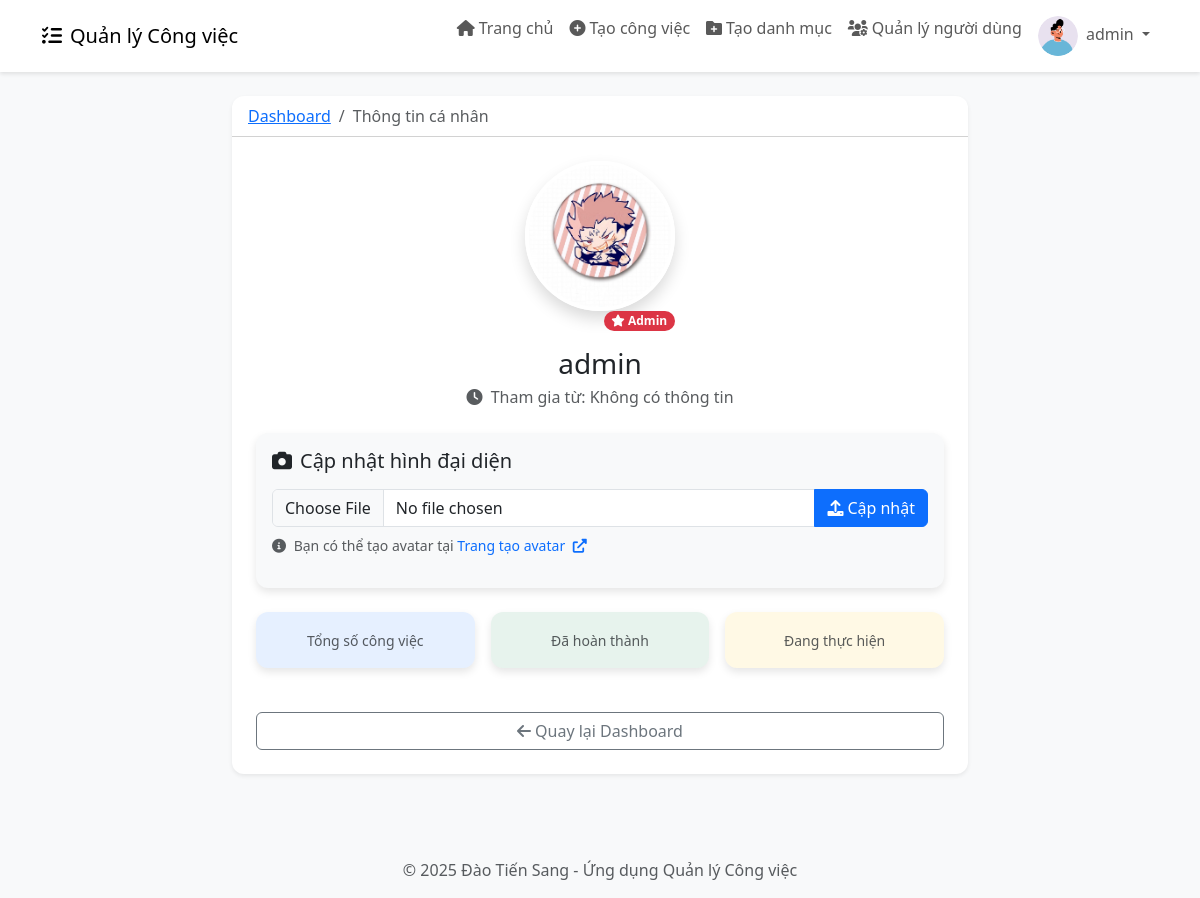
The app's page /profile (signed in) with its own data.
### app.py (models this page shows)
class User(db.Model):
    id = db.Column(db.Integer, primary_key=True)
    username = db.Column(db.String(80), unique=True, nullable=False)
    password = db.Column(db.String(200), nullable=False)
    avatar = db.Column(db.String(200), nullable=True, default='default-avatar.png')
    is_admin = db.Column(db.Boolean, default=False)
    tasks = db.relationship('Task', backref='user', lazy=True)

### app.py (the view, shortened to what this page needs)
@app.route('/profile', methods=['GET', 'POST'])
def profile():
    if 'user_id' not in session:
        return redirect(url_for('login'))
    user_id = session['user_id']
    user = User.query.get(user_id)
    return render_template('profile.html', user=user)

### templates/profile.html (shortened to what this page needs)
{% extends 'base.html' %}
{% block content %}
<div class="row justify-content-center">
    <div class="col-md-8">
        <div class="card shadow-sm">
            <div class="card-header bg-transparent">
                <nav aria-label="breadcrumb">
                    <ol class="breadcrumb mb-0">
                        <li class="breadcrumb-item"><a href="{{ url_for('dashboard') }}">Dashboard</a></li>
                        <li class="breadcrumb-item active">Thông tin cá nhân</li>
                    </ol>
                </nav>
            </div>
            <div class="card-body p-4">
                <div class="text-center mb-4">
                    <div class="position-relative d-inline-block">
                        <img src="{{ url_for('static', filename='uploads/' + user.avatar) }}"
                             alt="Avatar"
                             class="rounded-circle profile-avatar shadow"
                             style="width: 150px; height: 150px; object-fit: cover;">
                        {% if user.is_admin %}
                            <span class="position-absolute bottom-0 end-0 badge rounded-pill bg-danger">
                                <i class="fas fa-star"></i> Admin
                            </span>
                        {% else %}
                            <span class="position-absolute bottom-0 end-0 badge rounded-pill bg-info">
                                <i class="fas fa-user"></i> User
                            </span>
                        {% endif %}
                    </div>
                    <h3 class="mt-3 mb-1">{{ user.username }}</h3>
                    <p class="text-muted">
                        <i class="fas fa-clock me-1"></i>
                        Tham gia từ: {{ user.created_at.strftime('%d/%m/%Y') if user.created_at else 'Không có thông tin' }}
                    </p>
                </div>
                <div class="card bg-light border-0 mb-4">
                    <div class="card-body">
                        <h5 class="card-title mb-3">
                            <i class="fas fa-camera me-2"></i>Cập nhật hình đại diện
                        </h5>
                        <form method="POST" action="{{ url_for('profile') }}" enctype="multipart/form-data">
                            <div class="mb-3">
                                <div class="input-group">
                                    <input type="file"
                                           class="form-control"
                                           id="avatar"
                                           name="avatar"
                                           accept="image/*"
                                           required>
                                    <button type="submit" class="btn btn-primary">
                                        <i class="fas fa-upload me-1"></i>Cập nhật
                                    </button>
                                </div>
                                <div class="form-text mt-2">
                                    <i class="fas fa-info-circle me-1"></i>
                                    Bạn có thể tạo avatar tại
                                    <a href="https://avatar-placeholder.iran.liara.run/"
                                       target="_blank"
                                       class="text-decoration-none">
                                        Trang tạo avatar
                                        <i class="fas fa-external-link-alt ms-1"></i>
                                    </a>
                                </div>
                            </div>
                        </form>
                    </div>
                </div>
                <div class="row g-3 mb-4">
                    <div class="col-md-4">
                        <div class="card bg-primary bg-opacity-10 border-0">
                            <div class="card-body text-center">
                                <small class="text-muted">Tổng số công việc</small>
                            </div>
                        </div>
                    </div>
                    <div class="col-md-4">
                        <div class="card bg-success bg-opacity-10 border-0">
                            <div class="card-body text-center">
                                <small class="text-muted">Đã hoàn thành</small>
                            </div>
                        </div>
                    </div>
                    <div class="col-md-4">
                        <div class="card bg-warning bg-opacity-10 border-0">
                            <div class="card-body text-center">
                                <small class="text-muted">Đang thực hiện</small>
                            </div>
                        </div>
                    </div>
                </div>
                <div class="d-grid gap-2">
                    <a href="{{ url_for('dashboard') }}" class="btn btn-outline-secondary">
                        <i class="fas fa-arrow-left me-1"></i>Quay lại Dashboard
                    </a>
                </div>
            </div>
        </div>
    </div>
</div>
{% endblock %}

### templates/base.html (shortened to what this page needs)
<!DOCTYPE html>
<html lang="vi">
<head>
    <link href="https://cdn.jsdelivr.net/npm/bootstrap@5.3.0-alpha1/dist/css/bootstrap.min.css" rel="stylesheet">
    <link rel="stylesheet" href="https://cdnjs.cloudflare.com/ajax/libs/font-awesome/6.0.0/css/all.min.css">
</head>
<body>
    {% if 'user_id' in session %}
    <nav class="navbar navbar-expand-lg navbar-light bg-white mb-4">
        <div class="container">
            <a class="navbar-brand" href="{{ url_for('dashboard') }}">
                <i class="fas fa-tasks me-2"></i>Quản lý Công việc
            </a>
            <div class="collapse navbar-collapse" id="navbarNav">
                <ul class="navbar-nav ms-auto">
                    <li class="nav-item">
                        <a class="nav-link" href="{{ url_for('dashboard') }}">
                            <i class="fas fa-home me-1"></i>Trang chủ
                        </a>
                    </li>
                    <li class="nav-item">
                        <a class="nav-link" href="{{ url_for('new_task') }}">
                            <i class="fas fa-plus-circle me-1"></i>Tạo công việc
                        </a>
                    </li>
                    {% if session.get('is_admin') %}
                    <li class="nav-item">
                        <a class="nav-link" href="{{ url_for('new_category') }}">
                            <i class="fas fa-folder-plus me-1"></i>Tạo danh mục
                        </a>
                    </li>
                    <li class="nav-item">
                        <a class="nav-link" href="{{ url_for('admin_users') }}">
                            <i class="fas fa-users-cog me-1"></i>Quản lý người dùng
                        </a>
                    </li>
                    {% endif %}
                    <li class="nav-item dropdown">
                        <a class="nav-link dropdown-toggle" href="#" id="navbarDropdown" role="button" data-bs-toggle="dropdown" aria-expanded="false">
                            <img src="{{ url_for('static', filename='uploads/' + session.get('avatar', 'default-avatar.png')) }}" alt="Avatar" class="avatar-circle me-1">
                            {{ session.get('username') }}
                        </a>
                    </li>
                </ul>
            </div>
        </div>
    </nav>
    {% endif %}
    <div class="container mt-4">
        {% block content %}{% endblock %}
    </div>
    <footer class="bg-light py-3 mt-5">
        <div class="container text-center">
            <p class="text-muted mb-0">© 2025 Đào Tiến Sang - Ứng dụng Quản lý Công việc</p>
        </div>
    </footer>
</body>
</html>

### templates/base.html (style rules this page uses)
body { background-color: #f8f9fa; font-family: 'Segoe UI', Tahoma, Geneva, Verdana, sans-serif; }
.navbar { box-shadow: 0 2px 4px rgba(0, 0, 0, 0.1); }
.card { border: none; border-radius: 12px; box-shadow: 0 4px 8px rgba(0, 0, 0, 0.1); transition: transform 0.3s ease, box-shadow 0.3s ease; margin-bottom: 20px; }
.avatar-circle { width: 40px; height: 40px; border-radius: 50%; object-fit: cover; }
.profile-avatar { width: 150px; height: 150px; border-radius: 50%; object-fit: cover; margin-bottom: 20px; }

### templates/profile.html (style rules this page uses)
.profile-avatar { transition: transform 0.3s ease; border: 4px solid #fff; }
.card { transition: all 0.3s ease; }

### records on screen
User: get "admin", avatar (picture), username "admin"
